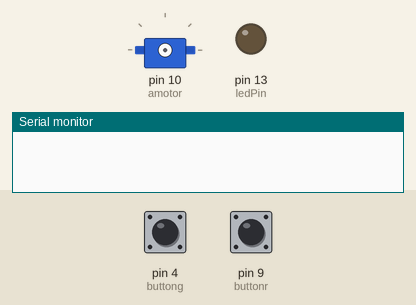
The sketch below on a simulated Arduino Uno, built with avr-gcc and run on an emulated ATmega328P. Shown: servo, output pins drawn as LEDs (lit = HIGH), the last lines printed to the serial monitor. The test bench sets the inputs (shaded band); at power-on: pin 4 (buttong) HIGH, pin 9 (buttonr) HIGH.

Above: at 1.2 s.
1.3 s: pin 4 (buttong) pulled LOW for 0.15 s
At 1.8 s:
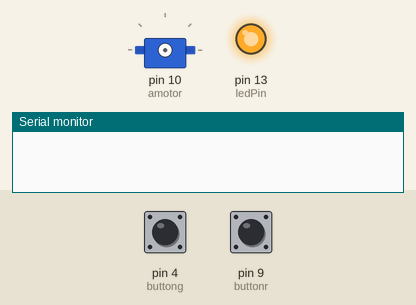
4.4 s: pin 9 (buttonr) pulled LOW for 1 s
At 7.2 s:
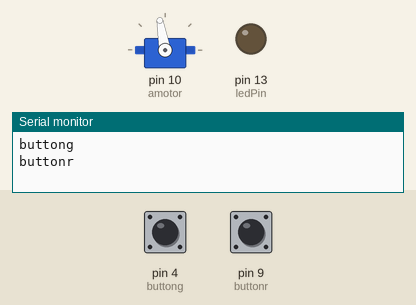
8.4 s: pin 9 (buttonr) pulled LOW for 3.2 s
At 11.3 s:
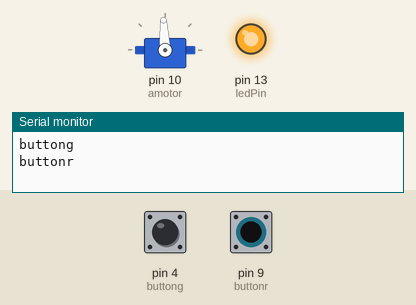
13.1 s: pin 4 (buttong) pulled LOW for 3.2 s
At 17.0 s:
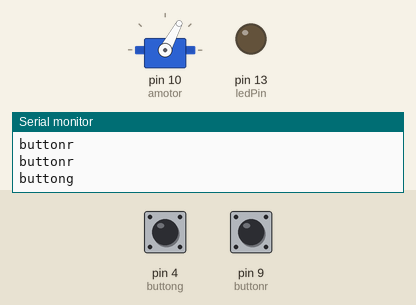
Timing chart, 0 to 21.2 s (numbered marks = the images above; inputs shaded):
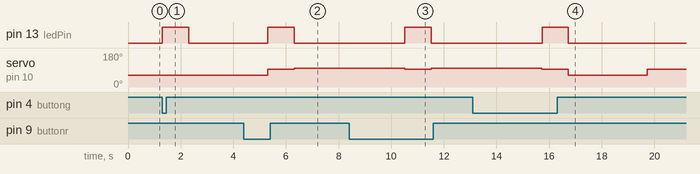

Measured:
- after the input at 1.3 s, pin 13 (ledPin): LOW → HIGH at once, → LOW 1.0 s later
- after the input at 4.4 s, pin 13 (ledPin): LOW → HIGH after 0.91 s, → LOW 1.0 s later
- after the input at 8.4 s, pin 13 (ledPin): LOW → HIGH after 2.1 s, → LOW 1.0 s later
- after the input at 13.1 s, pin 13 (ledPin): LOW → HIGH after 2.6 s, → LOW 1.0 s later

The sketch:

servo_control.ino
```cpp
#include <Servo.h> //this adds code to our program that defines what a Servo object is and can do

Servo amotor; // create a servo object to control a servo
int i;
int mspeed = 1500; // variable to store the motor speed
int buttong = 4;
int buttonr = 9;
const int ledPin =  13;
int buttonstateg = 0;
int buttonstater = 0;
int flagg = 0;
int flagr = 0;

void setup()
{
  pinMode(buttong, INPUT);
  pinMode(buttonr, INPUT);
  pinMode(ledPin, OUTPUT);
  digitalWrite(buttong,HIGH);
  digitalWrite(buttonr,HIGH);
  Serial.begin(115200);
  // attaches the servo on pin 10 to the servo object amotor
}

void loop()
{

   buttonstateg = digitalRead(buttong);
   buttonstater = digitalRead(buttonr);
if (buttonstateg == LOW)
{
   digitalWrite(ledPin, HIGH);
   delay(1000);
   digitalWrite(ledPin, LOW);
   Serial.println("buttong");
    // Run Motor
  mspeed = 1180;//set position variable
  amotor.attach(10);
  amotor.writeMicroseconds(mspeed); // tell servo to move as indicated by  variable 'mspeed'
  delay(3000); //time for the servo to move


   //Stop motor
   mspeed = 1500;//set position variable
  amotor.writeMicroseconds(mspeed); // tell servo to move as indicated by  variable 'mspeed'
  delay(10);
  amotor.detach();

}

else if (buttonstater == LOW)
{
  digitalWrite(ledPin, HIGH);
   delay(1000);
   digitalWrite(ledPin, LOW);
   Serial.println("buttonr");

    //Run Motor
  mspeed = 1580; //set position variable
  amotor.attach(10);
  amotor.writeMicroseconds(mspeed); // tell servo to move as indicated by  variable 'mspeed'
  delay(4200); //time for the servo to move*/
    mspeed = 1500;//set position variable
  amotor.writeMicroseconds(mspeed); // tell servo to move as indicated by  variable 'mspeed'
  delay(10);
  amotor.detach();
}

}
```
